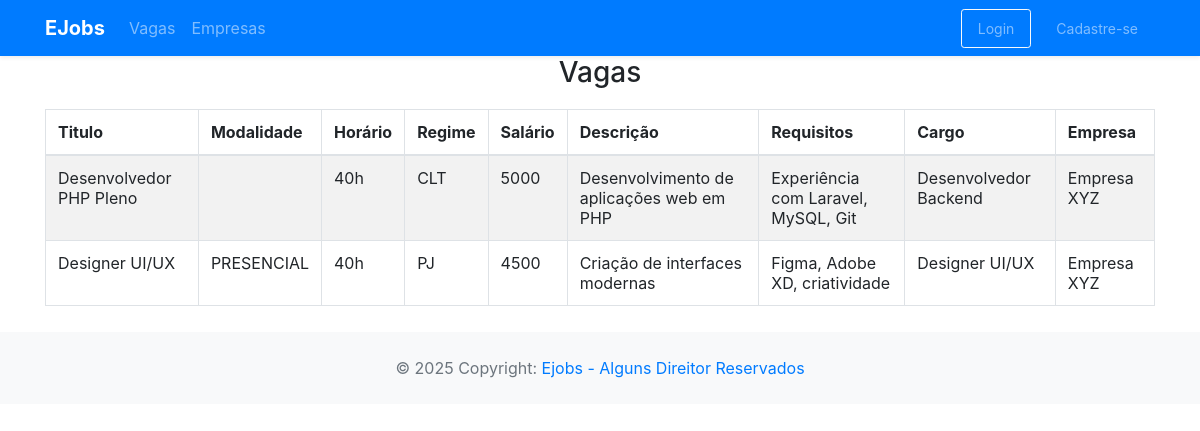
The app's page /app/controller/VagaController.php?action=listPublic with its own data.
### tables this page shows
CREATE TABLE vaga (
    id INT PRIMARY KEY AUTO_INCREMENT,
    titulo VARCHAR(255),
    modalidade ENUM('HOME OFFICE', 'PRESENCIAL', 'HIBRIDO'),
    horario ENUM('20h', '30h', '40h', '44h', 'Outros'),
    regime ENUM('CLT', 'PJ', 'ESTÁGIO'),
    salario DECIMAL(10,2),
    descricao TEXT,
    requisitos TEXT,
    empresa_id INT,
    cargos_id INT,
    FOREIGN KEY (empresa_id) REFERENCES usuario(id),
    FOREIGN KEY (cargos_id) REFERENCES cargos(id)
);

CREATE TABLE cargos (
    id INT PRIMARY KEY AUTO_INCREMENT,
    nome VARCHAR(255)
);

CREATE TABLE usuario (
    id INT PRIMARY KEY AUTO_INCREMENT,
    nome VARCHAR(255),
    email VARCHAR(255),
    senha VARCHAR(255),
    documento VARCHAR(255),
    descricao TEXT,
    estado_id INT,
    cidade VARCHAR(100),
    end_logradouro VARCHAR(100),
    end_bairro VARCHAR(100),
    end_numero VARCHAR(100),
    end_complemento VARCHAR(100),
    telefone VARCHAR(20),
    status ENUM('Ativo', 'Inativo','Pendente'),
    tipo_usuario_id INT,
    FOREIGN KEY (tipo_usuario_id) REFERENCES tipo_usuario(id),
    FOREIGN KEY (estado_id) REFERENCES estado(id)
);

### app/controller/VagaController.php (called while the page is built, shortened)
<?php
require_once(__DIR__ . "/Controller.php");
require_once(__DIR__ . "/../dao/VagaDAO.php");
require_once(__DIR__ . "/../dao/UsuarioDAO.php");
require_once(__DIR__ . "/../dao/CargoDAO.php");
require_once(__DIR__ . "/../model/Vaga.php");
class VagaController extends Controller {
    private VagaDAO $vagaDao;
    public function __construct() {
        $this->vagaDao = new VagaDAO();
        $this->handleAction();
    }
    protected function listPublic(string $msgErro = "", string $msgSucesso = "") {
        $vagas = $this->vagaDao->list();
        $dados["lista"] = $vagas;
        $this->loadView("vaga/vagaPublica_list.php", $dados,  $msgErro, $msgSucesso);
    }
}
new VagaController();

### app/model/Vaga.php (called while the page is built, shortened)
<?php
class Vaga {
    private ?string $titulo;
    private ?string $modalidade;
    private ?string $horario;
    private ?string $regime;
    private ?float $salario;
    private ?string $descricao;
    private ?string $requisitos;
    private ?Usuario $empresa;
    private ?Cargo $cargo;
    public function getTitulo(): ?string {
        return $this->titulo;
    }
    public function setTitulo(?string $titulo): void {
        $this->titulo = $titulo;
    }
    public function getModalidade(): ?string {
        return $this->modalidade;
    }
    public function setModalidade(?string $modalidade): void {
        $this->modalidade = $modalidade;
    }
    public function getHorario(): ?string {
        return $this->horario;
    }
    public function setHorario(?string $horario): void {
        $this->horario = $horario;
    }
    public function getRegime(): ?string {
        return $this->regime;
    }
    public function setRegime(?string $regime): void {
        $this->regime = $regime;
    }
    public function getSalario(): ?float {
        return $this->salario;
    }
    public function setSalario(?float $salario): void {
        $this->salario = $salario;
    }
    public function getDescricao(): ?string {
        return $this->descricao;
    }
    public function setDescricao(?string $descricao): void {
        $this->descricao = $descricao;
    }
    public function getRequisitos(): ?string {
        return $this->requisitos;
    }
    public function setRequisitos(?string $requisitos): void {
        $this->requisitos = $requisitos;
    }
    public function getEmpresa(): ?Usuario {
        return $this->empresa;
    }
    public function setEmpresa(?Usuario $empresa): void {
        $this->empresa = $empresa;
    }
    public function getCargo(): ?Cargo {
        return $this->cargo;
    }
    public function setCargo(?Cargo $cargo): void {
        $this->cargo = $cargo;
    }
}

### app/dao/VagaDAO.php (called while the page is built, shortened)
<?php
include_once(__DIR__ . "/../model/Vaga.php");
include_once(__DIR__ . "/../dao/UsuarioDAO.php");
include_once(__DIR__ . "/../dao/CargoDAO.php");
class VagaDAO {
    private UsuarioDAO $usuarioDao;
    private CargoDAO $cargoDao;
    public function __construct() {
        $this->usuarioDao = new UsuarioDAO();
        $this->cargoDao = new CargoDAO();
    }
    public function list() {
        $conn = Connection::getConn();
        $sql = "SELECT * FROM vaga v ORDER BY v.titulo";
        $stm = $conn->prepare($sql);
        $stm->execute();
        $result = $stm->fetchAll();
        return $this->mapVagas($result);
    }
    private function mapVagas($result) {
        $vagas = array();
        foreach ($result as $reg) {
            $vaga = new Vaga();
            $vaga->setId($reg['id']);
            $vaga->setTitulo($reg['titulo']);
            $vaga->setModalidade($reg['modalidade']);
            $vaga->setHorario($reg['horario']);
            $vaga->setRegime($reg['regime']);
            $vaga->setSalario($reg['salario']);
            $vaga->setDescricao($reg['descricao']);
            $vaga->setRequisitos($reg['requisitos']);
            $vaga->setEmpresa($this->usuarioDao->findById($reg['empresa_id']));
            $vaga->setCargo($this->cargoDao->findById($reg['cargos_id']));
            array_push($vagas, $vaga);
        }
        return $vagas;
    }
}

### app/model/Cargo.php (called while the page is built, shortened)
<?php
class Cargo {
    private ?string $nome;
    public function getNome(): ?string
    {
        return $this->nome;
    }
    public function setNome(?string $nome): self
    {
        $this->nome = $nome;
        return $this;
    }
}

### app/dao/CargoDAO.php (called while the page is built, shortened)
<?php
include_once(__DIR__ . "/../model/Cargo.php");
class CargoDAO {
    public function findById(int $id) {
        $conn = Connection::getConn();
        $sql = "SELECT * FROM cargos " .
               " WHERE id = ?";
        $stm = $conn->prepare($sql);
        $stm->execute([$id]);
        $result = $stm->fetchAll();
        $cargos = $this->mapCargos($result);
        if(count($cargos) == 1)
            return $cargos[0];
        elseif(count($cargos) == 0)
            return null;
    }
    private function mapCargos($result) {
        $cargos = array();
        foreach ($result as $dado) {
            $cargo = new Cargo();
            $cargo->setId($dado['id']);
            $cargo->setNome($dado['nome']);
            array_push($cargos, $cargo);
        }
        return $cargos;
    }
}

### app/model/Usuario.php (called while the page is built, shortened)
<?php
class Usuario {
    private ?string $nome;
    public function getNome(): ?string
    {
        return $this->nome;
    }
    public function setNome(?string $nome): self
    {
        $this->nome = $nome;
        return $this;
    }
}

### app/dao/UsuarioDAO.php (called while the page is built, shortened)
<?php
include_once(__DIR__ . "/../model/Usuario.php");
class UsuarioDAO {
    private TipoUsuarioDAO $tipoUsuarioDao;
    private EstadoDAO $estadoDAO;
    public function __construct() {
        $this->estadoDAO = new EstadoDAO;
        $this->tipoUsuarioDao = new TipoUsuarioDAO;
    }
    public function findById(int $id) {
        $conn = Connection::getConn();
        $sql = "SELECT * FROM usuario u" .
               " WHERE u.id = ?";
        $stm = $conn->prepare($sql);
        $stm->execute([$id]);
        $result = $stm->fetchAll();
        $usuarios = $this->mapUsuarios($result);
        if(count($usuarios) == 1)
            return $usuarios[0];
        elseif(count($usuarios) == 0)
            return null;
        die("UsuarioDAO.findById()" .
            " - Erro: mais de um usuário encontrado.");
    }
    private function mapUsuarios($result) {
        $usuarios = array();
        foreach ($result as $reg) {
            $usuario = new Usuario();
            $usuario->setId($reg['id']);
            $usuario->setNome($reg['nome']);
            $usuario->setEmail($reg['email']);
            $usuario->setSenha($reg['senha']);
            $usuario->setDocumento($reg['documento']);
            $usuario->setDescricao($reg['descricao']);
            $usuario->setEstado($this->estadoDAO->findById($reg['estado_id']));
            $usuario->setCidade($reg['cidade']);
            $usuario->setEndLogradouro($reg['end_logradouro']);
            $usuario->setEndBairro($reg['end_bairro']);
            $usuario->setEndNumero($reg['end_numero']);
            $usuario->setEndCompleto($reg['end_complemento']);
            $usuario->setTelefone($reg['telefone']);
            $usuario->setStatus($reg['status']);
            $usuario->setTipoUsuario($this->tipoUsuarioDao->findById($reg['tipo_usuario_id']));
            array_push($usuarios, $usuario);
        }
        return $usuarios;
    }
}

### app/view/vaga/vagaPublica_list.php (the view, shortened to what this page needs)
<?php
require_once(__DIR__ . "/../include/header.php");
require_once(__DIR__ . "/../include/menu.php");
?>
<h3 class="text-center">Vagas</h3>
<div class="container">
    <div class="row">
        <div class="col-9">
        </div>
    </div>
    <div class="row" style="margin-top: 10px;">
        <div class="col-12">
            <table id="tabUsuarios" class='table table-striped table-bordered'>
                <thead>
                    <tr>
                        <th>Titulo</th>
                        <th>Modalidade</th>
                        <th>Horário</th>
                        <th>Regime</th>
                        <th>Salário</th>
                        <th>Descrição</th>
                        <th>Requisitos</th>
                        <th>Cargo</th>
                        <th>Empresa</th>
                    </tr>
                </thead>
                <tbody>
                    <?php foreach($dados['lista'] as $vaga): ?>
                        <tr>
                            <td><?= $vaga->getTitulo(); ?></td>
                            <td><?= $vaga->getModalidade(); ?></td>
                            <td><?= $vaga->getHorario(); ?></td>
                            <td><?= $vaga->getRegime(); ?></td>
                            <td><?= $vaga->getSalario(); ?></td>
                            <td><?= $vaga->getDescricao(); ?></td>
                            <td><?= $vaga->getRequisitos(); ?></td>
                            <td><?= $vaga->getCargo()->getNome(); ?></td>
                            <td><?= $vaga->getEmpresa()->getNome(); ?></td>
                        </tr>
                    <?php endforeach; ?>
                </tbody>
            </table>
        </div>
    </div>
</div>
<?php
require_once(__DIR__ . "/../include/footer.php");
?>

### app/controller/Controller.php (shortened to what this page needs)
<?php
class Controller {
    protected function handleAction() {
        $action = NULL;
        if(isset($_GET['action']))
            $action = $_GET['action'];
        $this->callAction($action);
    }
    protected function callAction($methodName) {
        if($methodName && method_exists($this, $methodName))
            $this->$methodName();
        else {
            echo "Ação não encontrada no controller.<br>";
            echo "Verifique com o administrador do sistema.";
        }
    }
    protected function loadView(string $path, array $dados, string $msgErro = "", string $msgSucesso = "") {
        $caminho = __DIR__ . "/../view/" . $path;
        if(file_exists($caminho)) {
            require $caminho;
        } else {
            echo "Erro ao carrega a view solicitada<br>";
            echo "Caminho: " . $caminho;
        }
    }
}

### app/view/include/header.php (shortened to what this page needs)
<link rel="stylesheet" href="https://cdnjs.cloudflare.com/ajax/libs/font-awesome/5.15.4/css/all.min.css">
<!DOCTYPE html>
<html lang="pt">
<head>
    <link rel="stylesheet" href="https://stackpath.bootstrapcdn.com/bootstrap/4.1.3/css/bootstrap.min.css">
</head>
<body>

### app/view/include/menu.php (shortened to what this page needs)
<?php
$nome = "(Sessão expirada)";
$logado = isset($_SESSION[SESSAO_USUARIO_ID]);
?>
<nav class="navbar navbar-expand-lg navbar-dark bg-primary shadow-sm">
    <div class="container">
        <a class="navbar-brand" href="<?= HOME_PAGE ?>">
            <strong>EJobs</strong>
        </a>
        <div class="collapse navbar-collapse" id="conteudoNavbarSuportado">
            <ul class="navbar-nav mr-auto">
                <li class="nav-item">
                    <a class="nav-link" href="<?= BASEURL . '/controller/VagaController.php?action=listPublic' ?>">Vagas</a>
                </li>
                <li class="nav-item">
                    <a class="nav-link" href="#">Empresas</a>
                </li>
            </ul>
            <ul class="navbar-nav ml-auto">
                <?php if ($logado): ?>
                    <li class="nav-item dropdown">
                        <a class="nav-link dropdown-toggle" href="#" id="userDropdown"
                            role="button" data-toggle="dropdown" aria-haspopup="true"
                            aria-expanded="false">
                            <i class="fas fa-user-circle mr-1"></i> <?= $nome ?>
                        </a>
                        <div class="dropdown-menu dropdown-menu-right" aria-labelledby="userDropdown">
                            <a class="dropdown-item" href="#">Meu Perfil</a>
                            <?php if ($papel == "USUARIO"): ?>
                                <a class="dropdown-item" href="#">Minhas Candidaturas</a>
                            <?php elseif ($papel == "EMPRESA"): ?>
                                    <a class="dropdown-item" href="#">Minhas Vagas</a>
                            <?php else: ?>
                                <a class="dropdown-item" href="#">Cargos</a>
                            <?php endif; ?>
                            <div class="dropdown-divider"></div>
                            <a class="dropdown-item" href="<?= LOGOUT_PAGE ?>">Sair</a>
                        </div>
                    </li>
                <?php else: ?>
                    <li class="nav-item">
                        <a class="nav-link btn btn-outline-light btn-sm mr-2 px-3" href="<?= BASEURL ?>/controller/LoginController.php?action=login">Login</a>
                    </li>
                    <li class="nav-item">
                         <a class="nav-link btn btn-cadastro btn-sm px-3" href="<?= BASEURL ?>/controller/CadastroController.php?action=create">Cadastre-se</a>
                    </li>
                <?php endif; ?>
            </ul>
        </div>
    </div>
</nav>

### app/view/include/footer.php (shortened to what this page needs)
<footer class="text-center text-lg-start bg-light text-muted" style="margin-top: 10px;">
    <div class="text-center p-4">
        © 2025 Copyright:
        <a class="text-reset fw-bold" href="/" target="blank"> Ejobs - Alguns Direitor Reservados</a>
    </div>
</footer>
</body>
</html>

### records on screen
vaga: titulo "Desenvolvedor PHP Pleno", horario "40h", regime "CLT", salario "5000", descricao "Desenvolvimento de aplicações web em PHP", requisitos "Experiência com Laravel, MySQL, Git", cargos.nome "Desenvolvedor Backend", empresa.nome "Empresa XYZ"
vaga: titulo "Designer UI/UX", modalidade "PRESENCIAL", horario "40h", regime "PJ", salario "4500", descricao "Criação de interfaces modernas", requisitos "Figma, Adobe XD, criatividade", cargos.nome "Designer UI/UX", empresa.nome "Empresa XYZ"
